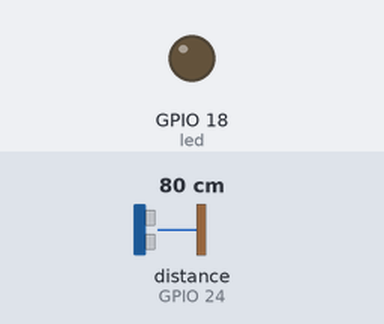
Simulated run of this program. Board: Raspberry Pi (BCM pin numbers). Parts: output pins drawn as LEDs (lit = HIGH). Inputs (shaded band) come from the test bench; at power-on: distance to the obstacle (sensor on GPIO 24) 80 cm. The echo pulse lasts 58.3 µs per cm; what the program prints to the terminal is not drawn.

Above: at 1.2 s.
1.3 s: distance to the obstacle (sensor on GPIO 24) set to 22 cm
2.8 s: distance to the obstacle (sensor on GPIO 24) set to 18 cm
At 3.9 s:
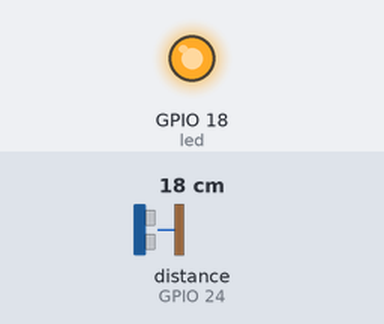
4.5 s: distance to the obstacle (sensor on GPIO 24) set to 35 cm
At 5.7 s:
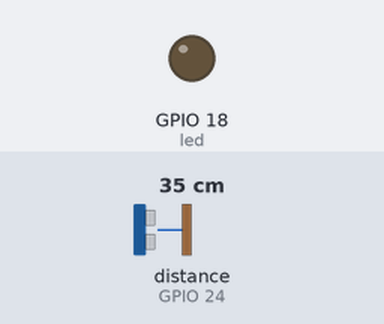
6.2 s: distance to the obstacle (sensor on GPIO 24) set to 2 cm
At 7.3 s:
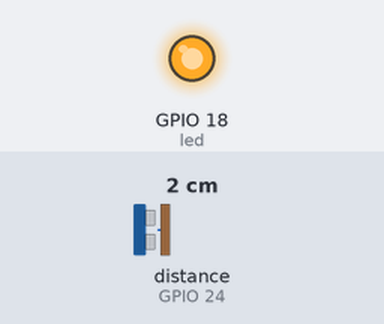
Timing chart, 0 to 8.9 s (numbered marks = the images above; inputs shaded):
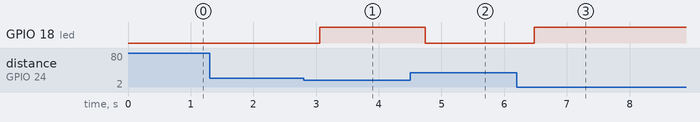

The program:

checkpoint2.2.py
```python
# Beatriz Fonseca Silva- 15653959
# Luís Carlos Delgado Torrecilha - 15472530
# Importa as classes DistanceSensor e LED da biblioteca gpiozero
from gpiozero import DistanceSensor, LED
from signal import pause


# Configura os pinos do sensor de ultrassom HC-SR04
# echo=24 e trigger=23
sensor = DistanceSensor(echo = 24, trigger = 23, max_distance=1, threshold_distance=0.2)


# Configura o pino GPIO conectado ao LED (exemplo: GPIO 18)
led = LED(18)


print("Sensor de distância iniciado. O LED acenderá quando um objeto se aproximar.")
print("Pressione CTRL+C para sair.")


# Atribui a função de ligar o LED quando o sensor detectar um objeto no alcance
sensor.when_in_range = led.on


# Atribui a função de desligar o LED quando o objeto sair do alcance do sensor
sensor.when_out_of_range = led.off


# A função pause() mantém o script em execução indefinidamente aguardando os eventos do sensor
pause()
```

Measured:
- the behaviour switches between 21 and 20 cm on distance to the obstacle (sensor on GPIO 24) (found by bisection; images 0 and 1)
- after the input at 1.3 s, every drawn part: stays the same
- after the input at 2.8 s, GPIO 18 (led): LOW → HIGH after 0.26 s
- after the input at 4.5 s, GPIO 18 (led): HIGH → LOW after 0.24 s
- after the input at 6.2 s, GPIO 18 (led): LOW → HIGH after 0.28 s
